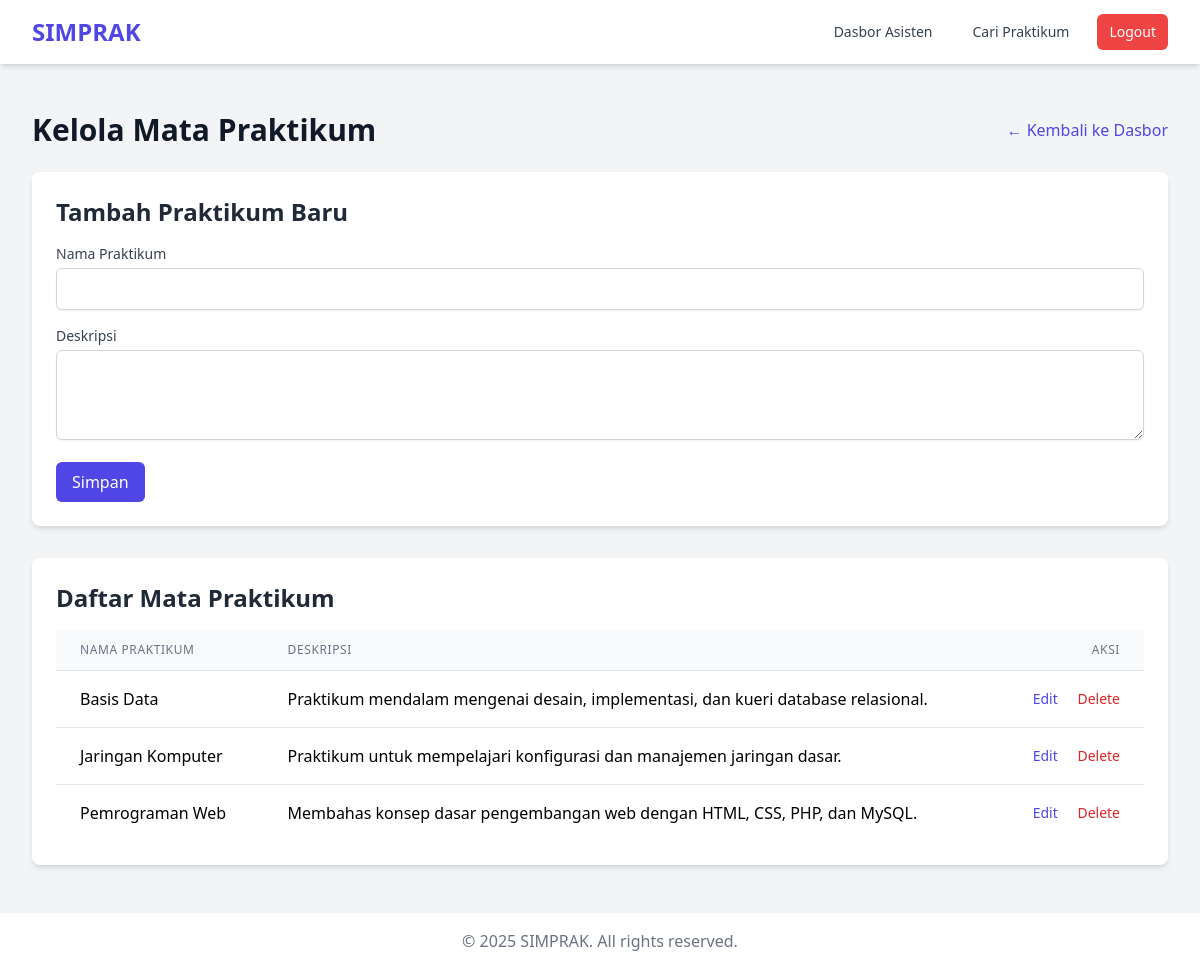
The page /index.php?page=manage_praktikum (signed in) on the database its author committed.
### tables this page shows
CREATE TABLE `mata_praktikum` (
  `id` int(11) NOT NULL AUTO_INCREMENT,
  `nama_praktikum` varchar(255) NOT NULL,
  `deskripsi` text DEFAULT NULL,
  PRIMARY KEY (`id`)
);

### src/views/asisten/manage_praktikum.php (the view, shortened to what this page needs)
<?php
require_once __DIR__ . '/../../../config/database.php';
include_once __DIR__ . '/../templates/header.php';
$result = $conn->query("SELECT * FROM mata_praktikum ORDER BY id DESC");
?>
<div class="px-4 py-6 sm:px-0">
    <div class="flex justify-between items-center mb-6">
        <h1 class="text-3xl font-bold text-gray-900">Kelola Mata Praktikum</h1>
        <a href="index.php?page=asisten_dashboard" class="text-indigo-600 hover:underline">&larr; Kembali ke Dasbor</a>
    </div>
    <div class="bg-white p-6 rounded-lg shadow-md mb-8">
        <h2 id="form-title" class="text-2xl font-semibold text-gray-800 mb-4">Tambah Praktikum Baru</h2>
        <form id="praktikum-form" action="index.php" method="POST">
            <div class="mb-4">
                <label for="nama_praktikum" class="block text-sm font-medium text-gray-700">Nama Praktikum</label>
                <input type="text" name="nama_praktikum" id="nama_praktikum" required class="w-full px-3 py-2 mt-1 border border-gray-300 rounded-md shadow-sm focus:ring-indigo-500 focus:border-indigo-500">
            </div>
            <div class="mb-4">
                <label for="deskripsi" class="block text-sm font-medium text-gray-700">Deskripsi</label>
                <textarea name="deskripsi" id="deskripsi" rows="3" required class="w-full px-3 py-2 mt-1 border border-gray-300 rounded-md shadow-sm focus:ring-indigo-500 focus:border-indigo-500"></textarea>
            </div>
            <div class="flex items-center space-x-4">
                <button type="submit" id="submit-button" class="px-4 py-2 font-medium text-white bg-indigo-600 rounded-md hover:bg-indigo-700">Simpan</button>
            </div>
        </form>
    </div>
    <div class="bg-white p-6 rounded-lg shadow-md">
        <h2 class="text-2xl font-semibold text-gray-800 mb-4">Daftar Mata Praktikum</h2>
        <table class="min-w-full divide-y divide-gray-200">
            <thead class="bg-gray-50">
                <tr>
                    <th class="px-6 py-3 text-left text-xs font-medium text-gray-500 uppercase tracking-wider">Nama Praktikum</th>
                    <th class="px-6 py-3 text-left text-xs font-medium text-gray-500 uppercase tracking-wider">Deskripsi</th>
                    <th class="px-6 py-3 text-right text-xs font-medium text-gray-500 uppercase tracking-wider">Aksi</th>
                </tr>
            </thead>
            <tbody class="bg-white divide-y divide-gray-200">
                <?php if ($result->num_rows > 0): ?>
                    <?php while($row = $result->fetch_assoc()): ?>
                    <tr>
                        <td class="px-6 py-4 whitespace-nowrap"><?= htmlspecialchars($row['nama_praktikum']) ?></td>
                        <td class="px-6 py-4"><?= htmlspecialchars($row['deskripsi']) ?></td>
                        <td class="px-6 py-4 whitespace-nowrap text-right text-sm font-medium">
                            <button onclick="editForm(<?= $row['id'] ?>, '<?= htmlspecialchars(addslashes($row['nama_praktikum'])) ?>', '<?= htmlspecialchars(addslashes($row['deskripsi'])) ?>')" class="text-indigo-600 hover:text-indigo-900">Edit</button>
                            <a href="index.php?action=delete_praktikum&id=<?= $row['id'] ?>" onclick="return confirm('Apakah Anda yakin ingin menghapus data ini?')" class="text-red-600 hover:text-red-900 ml-4">Delete</a>
                        </td>
                    </tr>
                    <?php endwhile; ?>
                <?php else: ?>
                    <tr>
                        <td colspan="3" class="px-6 py-4 text-center text-gray-500">Belum ada data mata praktikum.</td>
                    </tr>
                <?php endif; ?>
            </tbody>
        </table>
    </div>
</div>
<?php include_once __DIR__ . '/../templates/footer.php'; ?>

### rows shown on the page
mata_praktikum: nama_praktikum "Basis Data", deskripsi "Praktikum mendalam mengenai desain, implementasi, dan kueri database relasional."
mata_praktikum: nama_praktikum "Jaringan Komputer", deskripsi "Praktikum untuk mempelajari konfigurasi dan manajemen jaringan dasar."
mata_praktikum: nama_praktikum "Pemrograman Web", deskripsi "Membahas konsep dasar pengembangan web dengan HTML, CSS, PHP, dan MySQL."
